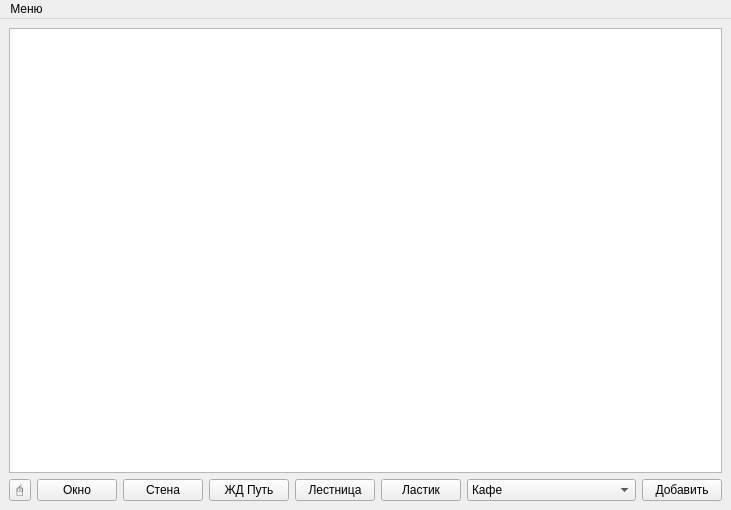
<?xml version="1.0" encoding="UTF-8"?>
<ui version="4.0">
 <class>MainWindow</class>
 <widget class="QMainWindow" name="MainWindow">
  <property name="geometry">
   <rect>
    <x>0</x>
    <y>0</y>
    <width>690</width>
    <height>510</height>
   </rect>
  </property>
  <property name="windowTitle">
   <string>Конструктор ЖД Станций</string>
  </property>
  <widget class="QWidget" name="centralwidget">
   <layout class="QVBoxLayout" name="verticalLayout" stretch="12,0">
    <item>
     <widget class="MyView" name="graphicsView">
      <property name="focusPolicy">
       <enum>Qt::NoFocus</enum>
      </property>
     </widget>
    </item>
    <item>
     <layout class="QHBoxLayout" name="horizontalLayout">
      <item>
       <widget class="QToolButton" name="toolButton">
        <property name="sizePolicy">
         <sizepolicy hsizetype="Fixed" vsizetype="Minimum">
          <horstretch>0</horstretch>
          <verstretch>0</verstretch>
         </sizepolicy>
        </property>
        <property name="focusPolicy">
         <enum>Qt::StrongFocus</enum>
        </property>
        <property name="text">
         <string>🖰</string>
        </property>
       </widget>
      </item>
      <item>
       <widget class="QPushButton" name="pushButton_6">
        <property name="text">
         <string>Окно</string>
        </property>
       </widget>
      </item>
      <item>
       <widget class="QPushButton" name="pushButton_2">
        <property name="sizePolicy">
         <sizepolicy hsizetype="Minimum" vsizetype="Minimum">
          <horstretch>0</horstretch>
          <verstretch>0</verstretch>
         </sizepolicy>
        </property>
        <property name="text">
         <string>Стена</string>
        </property>
       </widget>
      </item>
      <item>
       <widget class="QPushButton" name="pushButton">
        <property name="sizePolicy">
         <sizepolicy hsizetype="Minimum" vsizetype="Minimum">
          <horstretch>0</horstretch>
          <verstretch>0</verstretch>
         </sizepolicy>
        </property>
        <property name="text">
         <string>ЖД Путь</string>
        </property>
       </widget>
      </item>
      <item>
       <widget class="QPushButton" name="pushButton_4">
        <property name="sizePolicy">
         <sizepolicy hsizetype="Minimum" vsizetype="Minimum">
          <horstretch>0</horstretch>
          <verstretch>0</verstretch>
         </sizepolicy>
        </property>
        <property name="text">
         <string>Лестница</string>
        </property>
       </widget>
      </item>
      <item>
       <widget class="QPushButton" name="pushButton_5">
        <property name="text">
         <string>Ластик</string>
        </property>
       </widget>
      </item>
      <item>
       <spacer name="horizontalSpacer">
        <property name="orientation">
         <enum>Qt::Horizontal</enum>
        </property>
        <property name="sizeHint" stdset="0">
         <size>
          <width>40</width>
          <height>20</height>
         </size>
        </property>
       </spacer>
      </item>
      <item>
       <widget class="QComboBox" name="comboBox">
        <property name="sizePolicy">
         <sizepolicy hsizetype="Maximum" vsizetype="Minimum">
          <horstretch>0</horstretch>
          <verstretch>0</verstretch>
         </sizepolicy>
        </property>
        <item>
         <property name="text">
          <string>Кафе</string>
         </property>
        </item>
        <item>
         <property name="text">
          <string>Медпункт</string>
         </property>
        </item>
        <item>
         <property name="text">
          <string>Туалет</string>
         </property>
        </item>
        <item>
         <property name="text">
          <string>Касса</string>
         </property>
        </item>
        <item>
         <property name="text">
          <string>Огнетушитель</string>
         </property>
        </item>
        <item>
         <property name="text">
          <string>Информационная доска</string>
         </property>
        </item>
       </widget>
      </item>
      <item>
       <widget class="QPushButton" name="pushButton_3">
        <property name="sizePolicy">
         <sizepolicy hsizetype="Minimum" vsizetype="Minimum">
          <horstretch>0</horstretch>
          <verstretch>0</verstretch>
         </sizepolicy>
        </property>
        <property name="text">
         <string>Добавить</string>
        </property>
       </widget>
      </item>
     </layout>
    </item>
   </layout>
  </widget>
  <widget class="QMenuBar" name="menubar">
   <property name="geometry">
    <rect>
     <x>0</x>
     <y>0</y>
     <width>690</width>
     <height>24</height>
    </rect>
   </property>
   <widget class="QMenu" name="menu">
    <property name="title">
     <string>Меню</string>
    </property>
    <addaction name="action_1"/>
    <addaction name="action_2"/>
    <addaction name="action_3"/>
    <addaction name="action_4"/>
   </widget>
   <addaction name="menu"/>
  </widget>
  <action name="action">
   <property name="text">
    <string>Добавить предмет</string>
   </property>
  </action>
  <action name="action_1">
   <property name="text">
    <string>Загрузить план</string>
   </property>
  </action>
  <action name="action_2">
   <property name="text">
    <string>Сохранить план</string>
   </property>
  </action>
  <action name="action_3">
   <property name="text">
    <string>Новый план</string>
   </property>
  </action>
  <action name="action_4">
   <property name="text">
    <string>Экспорт в картинку</string>
   </property>
  </action>
 </widget>
 <customwidgets>
  <customwidget>
   <class>MyView</class>
   <extends>QGraphicsView</extends>
   <header>my_view.h</header>
  </customwidget>
 </customwidgets>
 <resources/>
 <connections/>
</ui>
